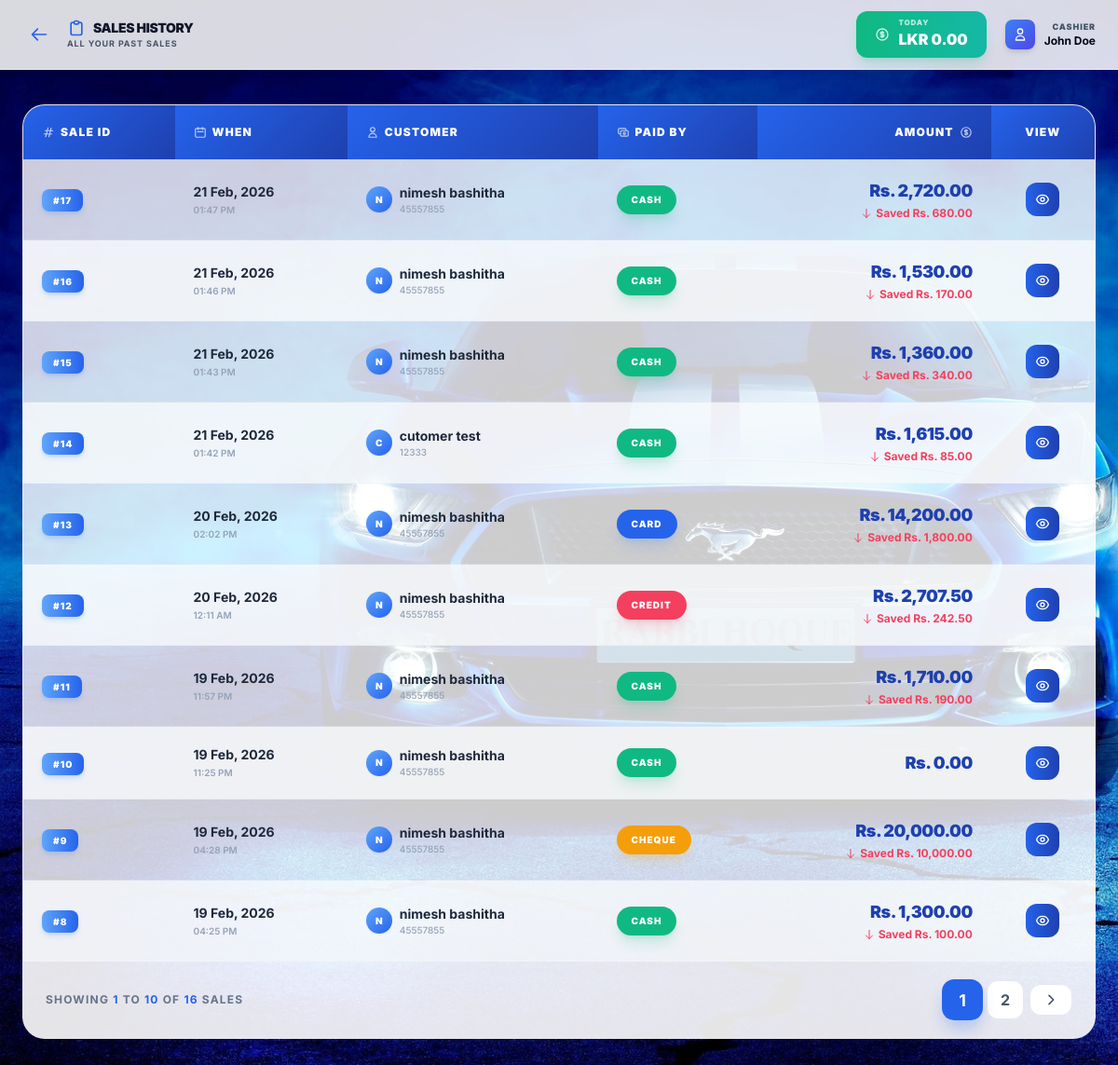
Page /cashier/history.php (signed in) on the committed database.
### tables this page shows
CREATE TABLE `sales` (
  `id` int(11) NOT NULL,
  `customer_id` int(11) DEFAULT NULL,
  `user_id` int(11) NOT NULL,
  `total_amount` decimal(15,2) NOT NULL,
  `discount` decimal(15,2) DEFAULT 0.00,
  `final_amount` decimal(15,2) NOT NULL,
  `payment_method` enum('cash','card','cheque','credit') NOT NULL,
  `created_at` datetime DEFAULT current_timestamp(),
  `payment_status` enum('pending','approved','rejected') DEFAULT 'approved'
);

CREATE TABLE `customers` (
  `id` int(11) NOT NULL,
  `name` varchar(100) NOT NULL,
  `contact` varchar(20) DEFAULT NULL,
  `address` text DEFAULT NULL,
  `created_at` datetime DEFAULT current_timestamp()
);

### cashier/history.php (the view, shortened to what this page needs)
<?php
require_once '../includes/config.php';
?>
<!DOCTYPE html>
<html lang="en">
<head>
    <script src="https://cdn.tailwindcss.com"></script>
</head>
<body class="bg-main min-h-screen relative">
    <nav class="glass-nav fixed w-full z-30 top-0">
        <div class="px-4 md:px-6 py-3 flex justify-between items-center max-w-7xl mx-auto">
            <div class="flex items-center gap-3">
                <a href="dashboard.php" class="p-2 hover:bg-blue-50 rounded-xl transition-all text-blue-600">
                    <svg class="w-5 h-5" fill="none" stroke="currentColor" stroke-width="2" viewBox="0 0 24 24"><path stroke-linecap="round" stroke-linejoin="round" d="M10 19l-7-7m0 0l7-7m-7 7h18"></path></svg>
                </a>
                <div>
                    <h1 class="text-sm font-black text-slate-900 uppercase tracking-tight flex items-center gap-2">
                        <svg class="w-5 h-5 text-blue-600" fill="none" stroke="currentColor" stroke-width="2" viewBox="0 0 24 24"><path stroke-linecap="round" stroke-linejoin="round" d="M9 5H7a2 2 0 00-2 2v12a2 2 0 002 2h10a2 2 0 002-2V7a2 2 0 00-2-2h-2M9 5a2 2 0 002 2h2a2 2 0 002-2M9 5a2 2 0 012-2h2a2 2 0 012 2"></path></svg>
                        Sales History
                    </h1>
                    <p class="text-[9px] text-slate-600 font-bold uppercase tracking-widest">All your past sales</p>
                </div>
            </div>
            <div class="flex items-center gap-3 md:gap-5">
                <div class="bg-gradient-to-r from-emerald-500 to-teal-500 px-4 md:px-5 py-2 rounded-xl flex items-center gap-2.5 shadow-lg shadow-emerald-500/20">
                    <div>
                        <p class="text-[8px] font-black text-white/70 uppercase tracking-widest leading-none">Today</p>
                        <p id="today_total" class="text-sm md:text-base font-black text-white leading-none mt-0.5">LKR 0.00</p>
                    </div>
                </div>
                <div class="hidden md:flex items-center gap-2.5">
                    <div class="w-8 h-8 rounded-lg bg-gradient-to-br from-blue-500 to-indigo-600 flex items-center justify-center shadow-md">
                        <svg class="w-4 h-4 text-white" fill="none" stroke="currentColor" stroke-width="2" viewBox="0 0 24 24"><path stroke-linecap="round" stroke-linejoin="round" d="M16 7a4 4 0 11-8 0 4 4 0 018 0zM12 14a7 7 0 00-7 7h14a7 7 0 00-7-7z"></path></svg>
                    </div>
                    <div class="text-right">
                        <p class="text-[9px] text-slate-600 uppercase font-black tracking-widest">Cashier</p>
                        <p class="text-xs font-bold text-slate-950"><?php echo $_SESSION['full_name']; ?></p>
                    </div>
                </div>
            </div>
        </div>
    </nav>
    <div class="pt-28 px-3 md:px-6 max-w-7xl mx-auto animate-fade relative z-10 pb-8">
        <div class="glass-card overflow-hidden">
            <div class="overflow-x-auto">
                <table class="w-full text-left min-w-[700px] md:min-w-0">
                    <thead>
                        <tr>
                            <th>
                                <div class="flex items-center gap-1.5">
                                    <svg class="w-3.5 h-3.5 opacity-70" fill="none" stroke="currentColor" stroke-width="2" viewBox="0 0 24 24"><path stroke-linecap="round" stroke-linejoin="round" d="M7 20l4-16m2 16l4-16M6 9h14M4 15h14"></path></svg>
                                    Sale ID
                                </div>
                            </th>
                            <th>
                                <div class="flex items-center gap-1.5">
                                    <svg class="w-3.5 h-3.5 opacity-70" fill="none" stroke="currentColor" stroke-width="2" viewBox="0 0 24 24"><path stroke-linecap="round" stroke-linejoin="round" d="M8 7V3m8 4V3m-9 8h10M5 21h14a2 2 0 002-2V7a2 2 0 00-2-2H5a2 2 0 00-2 2v12a2 2 0 002 2z"></path></svg>
                                    When
                                </div>
                            </th>
                            <th>
                                <div class="flex items-center gap-1.5">
                                    <svg class="w-3.5 h-3.5 opacity-70" fill="none" stroke="currentColor" stroke-width="2" viewBox="0 0 24 24"><path stroke-linecap="round" stroke-linejoin="round" d="M16 7a4 4 0 11-8 0 4 4 0 018 0zM12 14a7 7 0 00-7 7h14a7 7 0 00-7-7z"></path></svg>
                                    Customer
                                </div>
                            </th>
                            <th>
                                <div class="flex items-center gap-1.5">
                                    Paid By
                                </div>
                            </th>
                            <th class="text-right">
                                <div class="flex items-center gap-1.5 justify-end">
                                    Amount
                                </div>
                            </th>
                            <th class="text-center">View</th>
                        </tr>
                    </thead>
                    <tbody>
                        <?php
                        $user_id = $_SESSION['id'];
                        $limit = 10;
                        $page = isset($_GET['page']) && is_numeric($_GET['page']) ? (int)$_GET['page'] : 1;
                        $offset = ($page - 1) * $limit;
                        $count_stmt = $pdo->prepare("SELECT COUNT(*) FROM sales WHERE user_id = ?");
                        $count_stmt->execute([$user_id]);
                        $total_records = $count_stmt->fetchColumn();
                        $total_pages = ceil($total_records / $limit);
                        $stmt = $pdo->prepare("SELECT s.*, c.name as cust_name, c.contact as cust_phone
                                              FROM sales s
                                              LEFT JOIN customers c ON s.customer_id = c.id
                                              WHERE s.user_id = ?
                                              ORDER BY s.created_at DESC
                                              LIMIT $limit OFFSET $offset");
                        $stmt->execute([$user_id]);
                        while($row = $stmt->fetch()):
                        ?>
                        <tr class="group">
                            <td>
                                <span class="bg-gradient-to-r from-blue-400 to-blue-600 text-white px-3 py-1.5 rounded-lg text-[10px] font-black tracking-widest shadow-md shadow-blue-500/20">#<?php echo $row['id']; ?></span>
                            </td>
                            <td>
                                <p class="text-sm font-bold text-slate-800"><?php echo date('d M, Y', strtotime($row['created_at'])); ?></p>
                                <p class="text-[10px] text-slate-400 font-semibold mt-0.5"><?php echo date('h:i A', strtotime($row['created_at'])); ?></p>
                            </td>
                            <td>
                                <div class="flex items-center gap-2">
                                    <div class="w-7 h-7 rounded-full bg-gradient-to-br from-blue-400 to-blue-600 flex items-center justify-center text-white text-[10px] font-black shadow-sm">
                                        <?php echo strtoupper(substr($row['cust_name'] ?: 'G', 0, 1)); ?>
                                    </div>
                                    <div>
                                        <p class="text-sm font-bold text-slate-800"><?php echo htmlspecialchars($row['cust_name'] ?: 'Guest'); ?></p>
                                        <p class="text-[10px] text-slate-400 font-medium"><?php echo htmlspecialchars($row['cust_phone'] ?: ''); ?></p>
                                    </div>
                                </div>
                            </td>
                            <td>
                                <?php
                                $method = $row['payment_method'];
                                $methodStyles = [
                                    'cash'   => 'bg-emerald-500 text-white shadow-emerald-500/20',
                                    'card'   => 'bg-blue-600 text-white shadow-blue-500/20',
                                    'cheque' => 'bg-amber-500 text-white shadow-amber-500/20',
                                    'credit' => 'bg-rose-500 text-white shadow-rose-500/20'
                                ];
                                $style = $methodStyles[$method] ?? 'bg-slate-500 text-white';
                                ?>
                                <span class="inline-flex items-center gap-1.5 text-[10px] font-black px-4 py-2 <?php echo $style; ?> rounded-full uppercase tracking-widest shadow-lg">
                                    <?php echo $method; ?>
                                </span>
                            </td>
                            <td class="text-right">
                                <p class="text-lg font-black text-blue-800 tracking-tight">Rs. <?php echo number_format($row['final_amount'], 2); ?></p>
                                <?php if($row['discount'] > 0): ?>
                                    <p class="text-xs text-rose-500 font-bold mt-0.5 flex items-center justify-end gap-1">
                                        <svg class="w-3 h-3" fill="none" stroke="currentColor" stroke-width="2" viewBox="0 0 24 24"><path stroke-linecap="round" stroke-linejoin="round" d="M19 14l-7 7m0 0l-7-7m7 7V3"></path></svg>
                                        Saved Rs. <?php echo number_format($row['discount'], 2); ?>
                                    </p>
                                <?php endif; ?>
                            </td>
                            <td class="text-center">
                                <button onclick="viewDetails(<?php echo $row['id']; ?>)" class="p-2.5 text-white bg-gradient-to-r from-blue-600 to-blue-800 rounded-xl hover:shadow-lg hover:shadow-blue-500/30 hover:scale-105 transition-all active:scale-95" title="View Details">
                                </button>
                            </td>
                        </tr>
                        <?php endwhile; ?>
                    </tbody>
                </table>
            </div>
            <?php if ($total_pages > 1): ?>
            <div class="px-6 py-5 bg-white/50 border-t border-slate-100 flex items-center justify-between gap-4 flex-wrap">
                <p class="text-xs font-bold text-slate-500 uppercase tracking-widest">
                    Showing <span class="text-blue-600"><?php echo $offset + 1; ?></span> to
                    <span class="text-blue-600"><?php echo min($offset + $limit, $total_records); ?></span> of
                    <span class="text-blue-600"><?php echo $total_records; ?></span> sales
                </p>
                <div class="flex items-center gap-1.5">
                    <?php
                    $start_page = max(1, $page - 2);
                    $end_page = min($total_pages, $page + 2);
                    for ($i = $start_page; $i <= $end_page; $i++):
                    ?>
                        <a href="?page=<?php echo $i; ?>" class="pagination-btn <?php echo $i == $page ? 'pagination-active' : 'pagination-inactive'; ?>">
                            <?php echo $i; ?>
                        </a>
                    <?php endfor; ?>
                    <?php if ($page < $total_pages): ?>
                        <a href="?page=<?php echo $page + 1; ?>" class="pagination-btn pagination-inactive">
                            <svg class="w-4 h-4" fill="none" stroke="currentColor" stroke-width="2.5" viewBox="0 0 24 24"><path stroke-linecap="round" stroke-linejoin="round" d="M9 5l7 7-7 7"></path></svg>
                        </a>
                    <?php endif; ?>
                </div>
            </div>
            <?php endif; ?>
        </div>
    </div>
</body>
</html>

### cashier/history.php (style rules this page uses)
body { font-family: 'Inter', sans-serif; color: #0f172a; }
.bg-main { background: url('../admin/public/admin_background.jpg'); background-size: cover; background-position: center; background-attachment: fixed; min-height: 100vh; }
.glass-nav { background: rgba(255, 255, 255, 0.85); backdrop-filter: blur(8px); -webkit-backdrop-filter: blur(8px); border-bottom: 1px solid rgba(255, 255, 255, 0.4); box-shadow: 0 2px 12px -2px rgba(0, 0, 0, 0.08); }
.glass-card { background: rgba(255, 255, 255, 0.8); backdrop-filter: blur(16px); -webkit-backdrop-filter: blur(16px); border: 1px solid rgba(255, 255, 255, 0.5); border-radius: 1.5rem; box-shadow: 0 8px 32px -4px rgba(0, 0, 0, 0.08); }
th { background: linear-gradient(135deg, #2563eb 0%, #1e40af 100%); opacity: 1 !important; color: white; padding: 1.25rem 1.25rem !important; font-size: 0.75rem; font-weight: 900; text-transform: uppercase; letter-spacing: 0.1em; text-align: left; border: none; }
th:first-child { border-top-left-radius: 1rem; }
th:last-child { border-top-right-radius: 1rem; }
tr:nth-child(even) { background-color: rgba(248, 250, 252, 0.8); }
td { padding: 1.25rem 1.25rem !important; color: #0f172a; border-bottom: 1px solid rgba(226, 232, 240, 0.4); font-size: 0.88rem; vertical-align: middle; }
tr:last-child td { border-bottom: none; }
.pagination-btn { padding: 0.5rem 0.875rem; border-radius: 0.75rem; font-weight: 700; transition: all 0.2s; display: flex; align-items: center; justify-content: center; min-width: 40px; }
.pagination-active { background-color: #2563eb; color: white; box-shadow: 0 10px 15px -3px rgba(37, 99, 235, 0.3); transform: scale(1.1); z-index: 10; }
.pagination-inactive { background-color: white; color: #475569; border: 1px solid #e2e8f0; }
.animate-fade { animation: fadeIn 0.4s ease-out forwards; }

### rows in the picture
sales: id "17", created_at "21 Feb, 2026", created_at "01:47 PM", customer.name "N", customer.name "nimesh bashitha", customer.contact "45557855", payment_method "CASH", final_amount "2,720.00", discount "680.00"
sales: id "16", created_at "21 Feb, 2026", created_at "01:46 PM", customer.name "N", customer.name "nimesh bashitha", customer.contact "45557855", payment_method "CASH", final_amount "1,530.00", discount "170.00"
sales: id "15", created_at "21 Feb, 2026", created_at "01:43 PM", customer.name "N", customer.name "nimesh bashitha", customer.contact "45557855", payment_method "CASH", final_amount "1,360.00", discount "340.00"
sales: id "14", created_at "21 Feb, 2026", created_at "01:42 PM", customer.name "C", customer.name "cutomer test", customer.contact "12333", payment_method "CASH", final_amount "1,615.00", discount "85.00"
sales: id "13", created_at "20 Feb, 2026", created_at "02:02 PM", customer.name "N", customer.name "nimesh bashitha", customer.contact "45557855", payment_method "CARD", final_amount "14,200.00", discount "1,800.00"
sales: id "12", created_at "20 Feb, 2026", created_at "12:11 AM", customer.name "N", customer.name "nimesh bashitha", customer.contact "45557855", payment_method "CREDIT", final_amount "2,707.50", discount "242.50"
sales: id "11", created_at "19 Feb, 2026", created_at "11:57 PM", customer.name "N", customer.name "nimesh bashitha", customer.contact "45557855", payment_method "CASH", final_amount "1,710.00", discount "190.00"
sales: id "10", created_at "19 Feb, 2026", created_at "11:25 PM", customer.name "N", customer.name "nimesh bashitha", customer.contact "45557855", payment_method "CASH", final_amount "0.00"
sales: id "9", created_at "19 Feb, 2026", created_at "04:28 PM", customer.name "N", customer.name "nimesh bashitha", customer.contact "45557855", payment_method "CHEQUE", final_amount "20,000.00", discount "10,000.00"
sales: id "8", created_at "19 Feb, 2026", created_at "04:25 PM", customer.name "N", customer.name "nimesh bashitha", customer.contact "45557855", payment_method "CASH", final_amount "1,300.00", discount "100.00"

### other values in the picture
$_SESSION['full_name'] "John Doe"
$offset + 1 "1"
min($offset + $limit, $total_records) "10"
$total_records "16"
